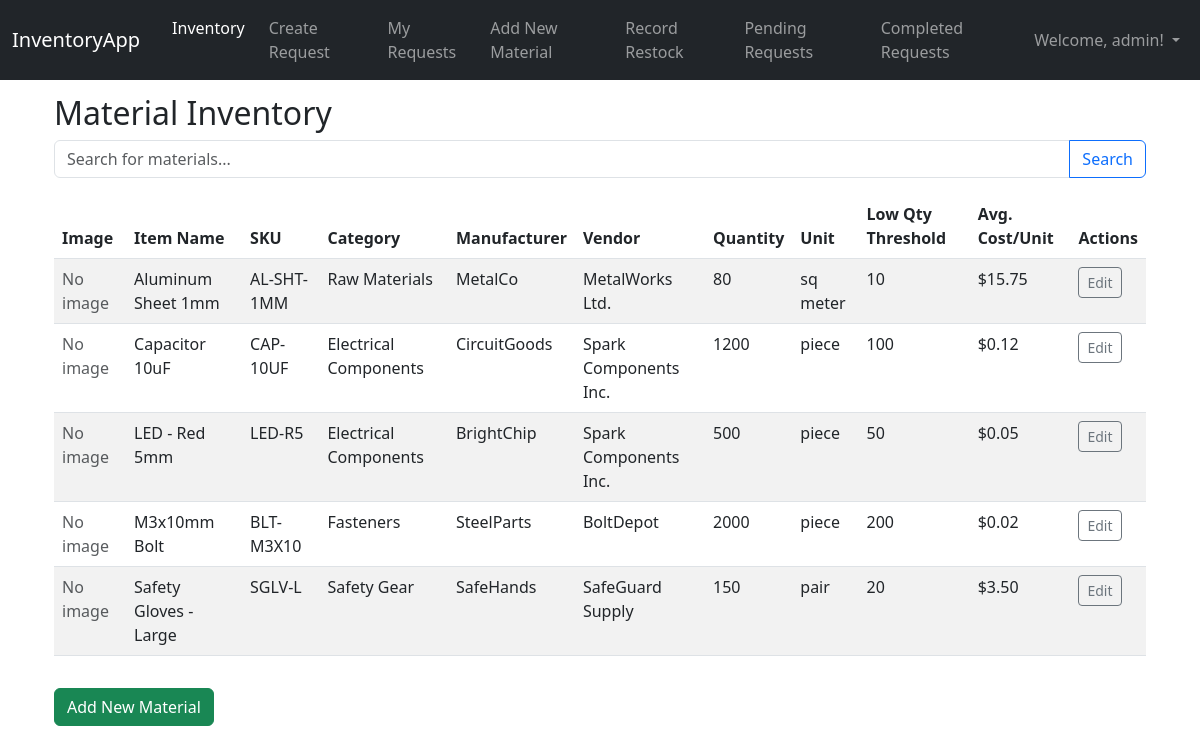
Screenshot of /inventory/ (signed in) with the database file from the repository.
### inventory/models.py (models this page shows, shortened)
class Material(models.Model):
    name = models.CharField(max_length=200, help_text="Name of the material/item.")
    sku = models.CharField(max_length=100, unique=True, help_text="Stock Keeping Unit.")
    manufacturer = models.CharField(max_length=100, blank=True, null=True)
    category = models.ForeignKey(
        MaterialCategory,
        on_delete=models.PROTECT,
        help_text="Category of the material."
    )
    vendor = models.ForeignKey(
        Vendor,
        on_delete=models.SET_NULL,
        null=True,
        blank=True,
        help_text="Supplier of the material."
    )
    unit_of_measure = models.CharField(max_length=50, help_text="e.g., pieces, meters, kg.")
    quantity_on_hand = models.PositiveIntegerField( # Still PositiveIntegerField for data integrity
        default=0,
        help_text="Current stock quantity. Updated by stock transactions."
    )
    low_quantity_threshold = models.PositiveIntegerField(
        default=0,
        help_text="Threshold for low stock warning."
    )
    current_average_cost_per_unit = models.DecimalField(
        max_digits=10,
        decimal_places=2,
        default=0.00,
        help_text="Current average cost per unit. Recalculated by stock transactions."
    )
    image = models.ImageField(
        upload_to='material_images/',
        blank=True,
        null=True,
        help_text="Optional image of the item."
    )
    notes = models.TextField(blank=True, null=True, help_text="Any additional notes.")
    created_at = models.DateTimeField(auto_now_add=True)
    updated_at = models.DateTimeField(auto_now=True)
    class Meta:
        ordering = ['name']

class MaterialCategory(models.Model):
    name = models.CharField(max_length=100, unique=True)
    description = models.TextField(blank=True, null=True)
    class Meta:
        verbose_name_plural = "Material Categories"

class Vendor(models.Model):
    name = models.CharField(max_length=200, unique=True)
    contact_person = models.CharField(max_length=100, blank=True, null=True)
    phone_number = models.CharField(max_length=20, blank=True, null=True)
    email = models.EmailField(blank=True, null=True)
    address = models.TextField(blank=True, null=True)

### inventory/views.py (the view)
# urls.py: path('', views.material_list_view, name='material_list'), # Assuming root of app is material list
@login_required
def material_list_view(request):
    query = request.GET.get('q')
    materials = Material.objects.select_related('category', 'vendor').all()
    if query:
        search_filters = Q(name__icontains=query) | Q(sku__icontains=query) | \
                         Q(manufacturer__icontains=query) | Q(category__name__icontains=query) | \
                         Q(vendor__name__icontains=query) | Q(unit_of_measure__icontains=query)
        materials = materials.filter(search_filters)
    context = {'materials': materials, 'search_query': query or "", 'title': 'Material Inventory'}
    return render(request, 'inventory/material/material_list.html', context)

### inventory/templates/inventory/material/material_list.html (shortened to what this page needs)
{% extends "inventory/base.html" %}
{% block content %}
<div class="container mt-4">
    <h2>{{ title }}</h2>
    <form method="get" action="{% url 'inventory:material_list' %}" class="mb-3">
        <div class="input-group">
            <input type="text" name="q" class="form-control" placeholder="Search for materials..." value="{{ search_query }}">
            <button class="btn btn-outline-primary" type="submit">Search</button>
        </div>
    </form>
    {% if materials %}
    <div class="table-responsive">
        <table class="table table-striped table-hover">
            <thead>
                <tr>
                    <th>Image</th>
                    <th>Item Name</th>
                    <th>SKU</th>
                    <th>Category</th>
                    <th>Manufacturer</th>
                    <th>Vendor</th>
                    <th>Quantity</th>
                    <th>Unit</th>
                    <th>Low Qty Threshold</th>
                    <th>Avg. Cost/Unit</th>
                    <th>Actions</th>
                </tr>
            </thead>
            <tbody>
                {% for material in materials %}
                <tr>
                    <td>
                        {% if material.image %}
                            <img src="{{ material.image.url }}" alt="{{ material.name }}" style="width: 50px; height: auto; border-radius: 5px;">
                        {% else %}
                            <span class="text-muted">No image</span>
                        {% endif %}
                    </td>
                    <td>{{ material.name }}</td>
                    <td>{{ material.sku }}</td>
                    <td>{{ material.category.name }}</td>
                    <td>{{ material.manufacturer|default_if_none:"" }}</td>
                    <td>{{ material.vendor.name|default_if_none:"" }}</td>
                    <td>{{ material.quantity_on_hand }}</td>
                    <td>{{ material.unit_of_measure }}</td>
                    <td>{{ material.low_quantity_threshold }}</td>
                    <td>${{ material.current_average_cost_per_unit|stringformat:".2f" }}</td>
                    <td>
                        {% if perms.inventory.change_material %}
                        <a href="{% url 'inventory:material_update' material_id=material.id %}" class="btn btn-sm btn-outline-secondary">Edit</a>
                        {% endif %}
                    </td>
                </tr>
                {% endfor %}
            </tbody>
        </table>
    </div>
    {% else %}
        <p>No materials found matching your search criteria or the inventory is empty.</p>
    {% endif %}
    {% if perms.inventory.add_material %}
    <a href="{% url 'inventory:material_create' %}" class="btn btn-success mt-3">Add New Material</a>
    {% endif %}
</div>
{% endblock %}

### inventory/templates/inventory/base.html (shortened to what this page needs)
<!DOCTYPE html>
<html lang="en">
<head>
    <link href="https://cdn.jsdelivr.net/npm/bootstrap@5.3.0/dist/css/bootstrap.min.css" rel="stylesheet">
</head>
<body>
    <nav class="navbar navbar-expand-lg navbar-dark bg-dark fixed-top">
        <div class="container-fluid">
            <a class="navbar-brand" href="{% if user.is_authenticated %}{% url 'inventory:material_list' %}{% else %}{% url 'inventory:login' %}{% endif %}">InventoryApp</a>
            <div class="collapse navbar-collapse" id="navbarNav">
                <ul class="navbar-nav me-auto mb-2 mb-lg-0">
                    {% if user.is_authenticated %}
                        <li class="nav-item">
                            <a class="nav-link {% if request.resolver_match.url_name == 'material_list' %}active{% endif %}" href="{% url 'inventory:material_list' %}">Inventory</a>
                        </li>
                        {% if perms.inventory.add_materialrequest %}
                            <li class="nav-item">
                                <a class="nav-link {% if request.resolver_match.url_name == 'material_request_create' %}active{% endif %}" href="{% url 'inventory:material_request_create' %}">Create Request</a>
                            </li>
                            <li class="nav-item">
                                <a class="nav-link {% if request.resolver_match.url_name == 'crew_request_list' %}active{% endif %}" href="{% url 'inventory:crew_request_list' %}">My Requests</a>
                            </li>
                        {% endif %}
                        {% if perms.inventory.add_material %}
                            <li class="nav-item">
                                <a class="nav-link {% if request.resolver_match.url_name == 'material_create' %}active{% endif %}" href="{% url 'inventory:material_create' %}">Add New Material</a>
                            </li>
                            <li class="nav-item">
                                <a class="nav-link {% if request.resolver_match.url_name == 'material_restock' %}active{% endif %}" href="{% url 'inventory:material_restock' %}">Record Restock</a>
                            </li>
                        {% endif %}
                        {% if perms.inventory.change_materialrequest %}
                            <li class="nav-item">
                                <a class="nav-link {% if request.resolver_match.url_name == 'pending_request_list' %}active{% endif %}" href="{% url 'inventory:pending_request_list' %}">Pending Requests</a>
                            </li>
                            <li class="nav-item">
                                <a class="nav-link {% if request.resolver_match.url_name == 'completed_request_list' %}active{% endif %}" href="{% url 'inventory:completed_request_list' %}">Completed Requests</a>
                            </li>
                        {% endif %}
                    {% endif %}
                </ul>
                <ul class="navbar-nav ms-auto">
                    {% if user.is_authenticated %}
                        <li class="nav-item dropdown">
                            <a class="nav-link dropdown-toggle" href="#" id="navbarUserDropdown" role="button" data-bs-toggle="dropdown" aria-expanded="false">
                                Welcome, {{ user.username }}!
                            </a>
                        </li>
                    {% else %}
                        <li class="nav-item">
                            <a class="nav-link {% if request.resolver_match.url_name == 'login' %}active{% endif %}" href="{% url 'inventory:login' %}">Login</a>
                        </li>
                    {% endif %}
                </ul>
            </div>
        </div>
    </nav>
    <div class="container">
        {% block content %}
        {% endblock %}
    </div>
</body>
</html>

### inventory/templates/inventory/base.html (style rules this page uses)
body { padding-top: 70px; }
.navbar-nav .nav-item { margin-left: 0.5em; }

### rows the page displays
Material: image "No image", name "Aluminum Sheet 1mm", sku "AL-SHT-1MM", category.name "Raw Materials", manufacturer "MetalCo", vendor.name "MetalWorks Ltd.", quantity_on_hand "80", unit_of_measure "sq meter", low_quantity_threshold "10", current_average_cost_per_unit "15.75"
Material: image "No image", name "Capacitor 10uF", sku "CAP-10UF", category.name "Electrical Components", manufacturer "CircuitGoods", vendor.name "Spark Components Inc.", quantity_on_hand "1200", unit_of_measure "piece", low_quantity_threshold "100", current_average_cost_per_unit "0.12"
Material: image "No image", name "LED - Red 5mm", sku "LED-R5", category.name "Electrical Components", manufacturer "BrightChip", vendor.name "Spark Components Inc.", quantity_on_hand "500", unit_of_measure "piece", low_quantity_threshold "50", current_average_cost_per_unit "0.05"
Material: image "No image", name "M3x10mm Bolt", sku "BLT-M3X10", category.name "Fasteners", manufacturer "SteelParts", vendor.name "BoltDepot", quantity_on_hand "2000", unit_of_measure "piece", low_quantity_threshold "200", current_average_cost_per_unit "0.02"
Material: image "No image", name "Safety Gloves - Large", sku "SGLV-L", category.name "Safety Gear", manufacturer "SafeHands", vendor.name "SafeGuard Supply", quantity_on_hand "150", unit_of_measure "pair", low_quantity_threshold "20", current_average_cost_per_unit "3.50"

### other values shown
{{ user.username }} "admin"
{{ title }} "Material Inventory"
